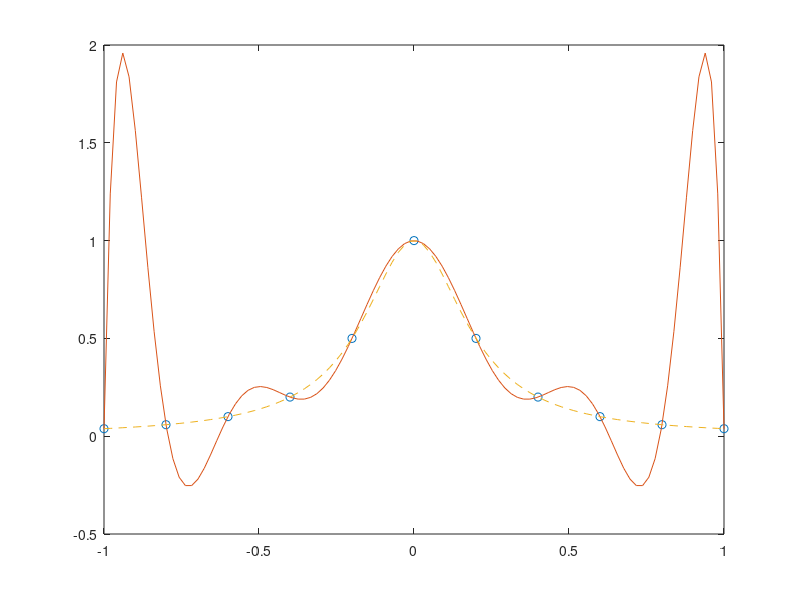

Source code (MATLAB):
clc, clear all
x = linspace (-1, 1, 11);
y = 1./(1 + 25 * x.^2);
xx = linspace(-1, 1);
p = polyfit(x, y, 10);
y10 = polyval(p, xx);
yr = 1./(1 + 25 * xx.^2);
plot(x, y, 'o', xx, y10, xx, yr, '--')
